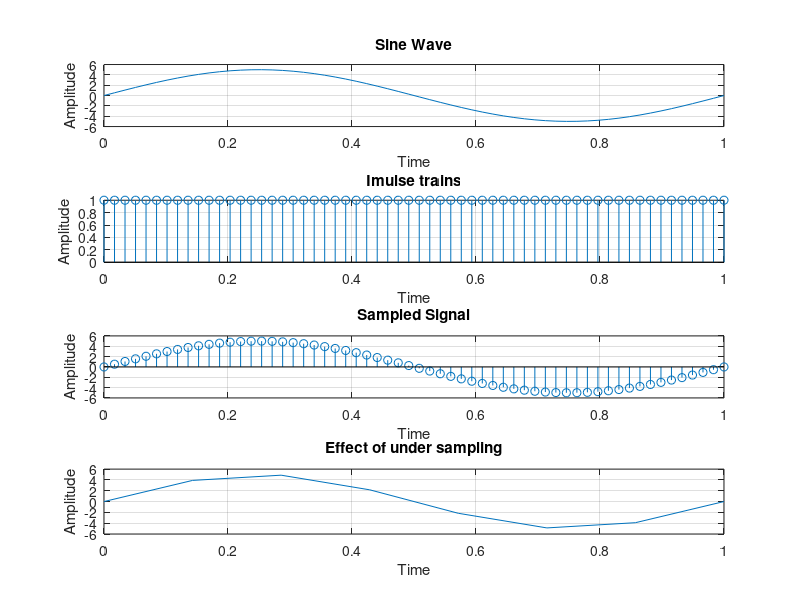

This chart was generated by the following MATLAB code:
%Generate a sine wave of frequency 60 Hz, sample it 
% and then quantize it. Also, study
%the behavior of aliasing due to under 
% sampling

clear all;
close all;

n=linspace(0,1,60);
f=60;
x=5*sin(2*pi*f*n)

subplot(4,1,1);
plot(n,x);
xlabel('Time');
ylabel('Amplitude');
title('Sine Wave');
grid;


subplot(4,1,2);
stem(n,n>=0);
xlabel('Time');
ylabel('Amplitude');
title('Imulse trains');
grid;


subplot(4,1,3);
stem(n,x);
xlabel('Time');
ylabel('Amplitude');
title('Sampled Signal');
grid;


x=round(x);
subplot(4,1,4);
stem(n,x);
xlabel('Time');
ylabel('Amplitude');
title('Quantised Signal');
grid


%Study the behavior of aliasing due to under sampling
close all
clear all
n=linspace(0,1,8);
f=8;
x=5*sin(2*pi*f*n);
plot(n,x);
xlabel('Time');
ylabel('Amplitude');
title('Effect of under sampling');
grid;